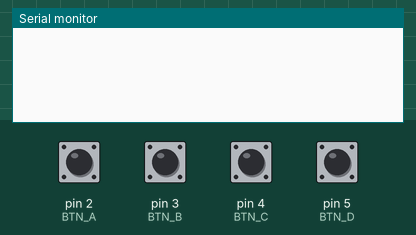
Bench run of a sketch on a simulated Arduino Uno, built with avr-gcc and run on an emulated ATmega328P. Shown: the last lines printed to the serial monitor. Inputs (shaded band) come from the test bench; at power-on: pin 2 (BTN_A), pin 3 (BTN_B), pin 4 (BTN_C), pin 5 (BTN_D) HIGH.

Above: at 1.2 s.
1.3 s: pin 2 (BTN_A) pulled LOW for 0.15 s
At 2.3 s:
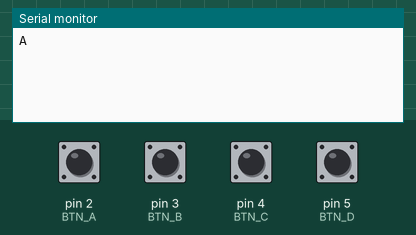
2.9 s: pin 3 (BTN_B) pulled LOW for 0.15 s
At 3.4 s:
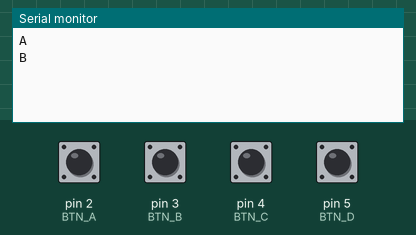
4.5 s: pin 4 (BTN_C) pulled LOW for 0.15 s
At 5.8 s:
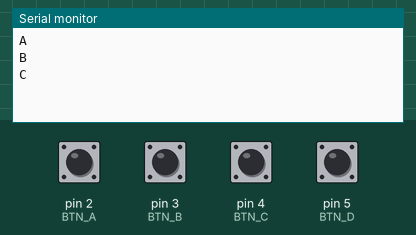
6.1 s: pin 5 (BTN_D) pulled LOW for 0.15 s
At 7.1 s:
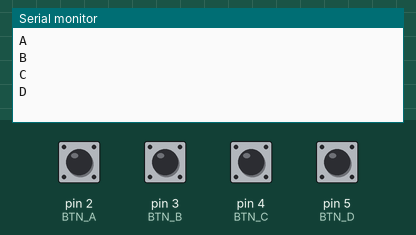

The sketch:

arduino_quiz_buttons.ino
```cpp
// Arduino Quiz Buttons -> Envía 'A','B','C','D' por Serial al presionar
// Cablea cada botón entre pin y GND. Usa INPUT_PULLUP (reposo en HIGH, pulsado LOW).

const int BTN_A = 2;
const int BTN_B = 3;
const int BTN_C = 4;
const int BTN_D = 5;

const unsigned long DEBOUNCE = 60; // ms
unsigned long tA=0, tB=0, tC=0, tD=0;
bool prevA=HIGH, prevB=HIGH, prevC=HIGH, prevD=HIGH;

void setup() {
  Serial.begin(9600);
  pinMode(BTN_A, INPUT_PULLUP);
  pinMode(BTN_B, INPUT_PULLUP);
  pinMode(BTN_C, INPUT_PULLUP);
  pinMode(BTN_D, INPUT_PULLUP);
}

void loop() {
  leerBoton(BTN_A, prevA, tA, 'A');
  leerBoton(BTN_B, prevB, tB, 'B');
  leerBoton(BTN_C, prevC, tC, 'C');
  leerBoton(BTN_D, prevD, tD, 'D');
}

void leerBoton(int pin, bool &prev, unsigned long &t, char letra) {
  bool estado = digitalRead(pin);
  if (estado != prev) {
    t = millis();
    prev = estado;
  }
  if (estado == LOW && (millis() - t) > DEBOUNCE) {
    // pulsado (flanco estable)
    Serial.println(letra);
    delay(250); // evita repeticiones por mantener pulsado
    // esperar a soltar
    while (digitalRead(pin) == LOW) { delay(10); }
  }
}
```

Measured:
- after the input at 1.3 s, the serial monitor: prints a new line after 0.06 s (image 1)
- after the input at 2.9 s, the serial monitor: prints a new line after 0.06 s (image 2)
- after the input at 4.5 s, the serial monitor: prints a new line after 0.06 s (image 3)
- after the input at 6.1 s, the serial monitor: prints a new line after 0.06 s (image 4)
